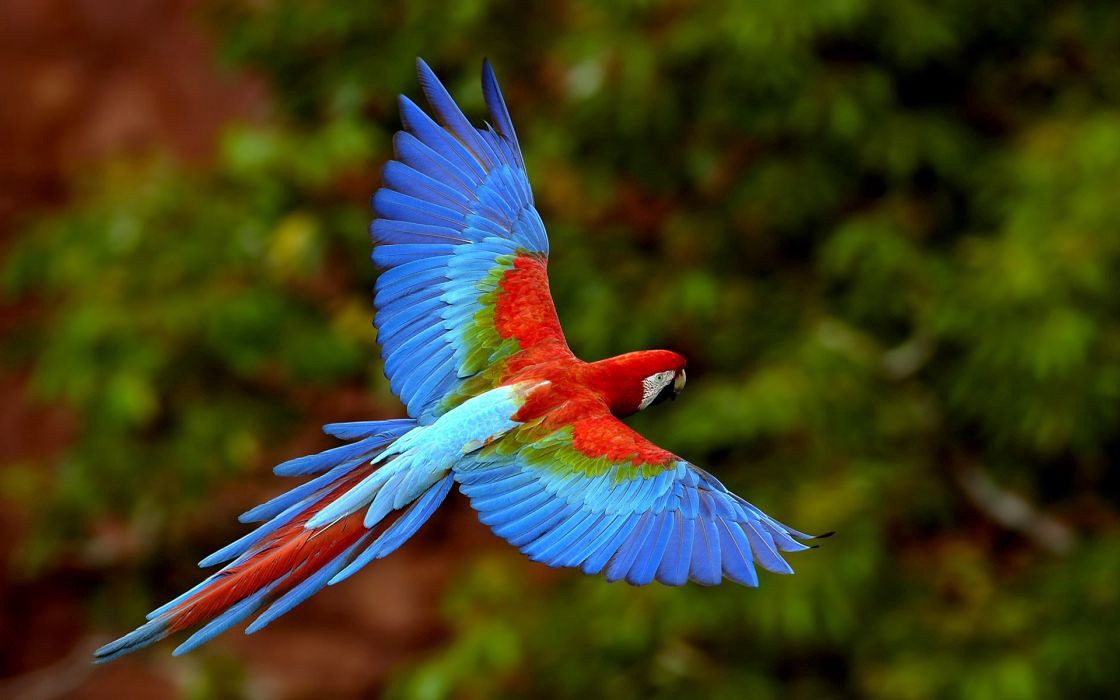
#> input picture image.jpeg, 1120 x 700 px
$ python main.py
#> lines starting #> are read from the running program, lines starting #| are printed output that depends on the picture
import cv2

# open image using cv
PATH = 'image.jpeg'      # your path
image = cv2.imread(PATH)
#> image is the input picture: shape (700, 1120, 3); mean B, G, R 28.9, 61, 63.5
# formula for negative image
L = 256   # Number of Levels
negativeImage = (L-1)-image  # negative image
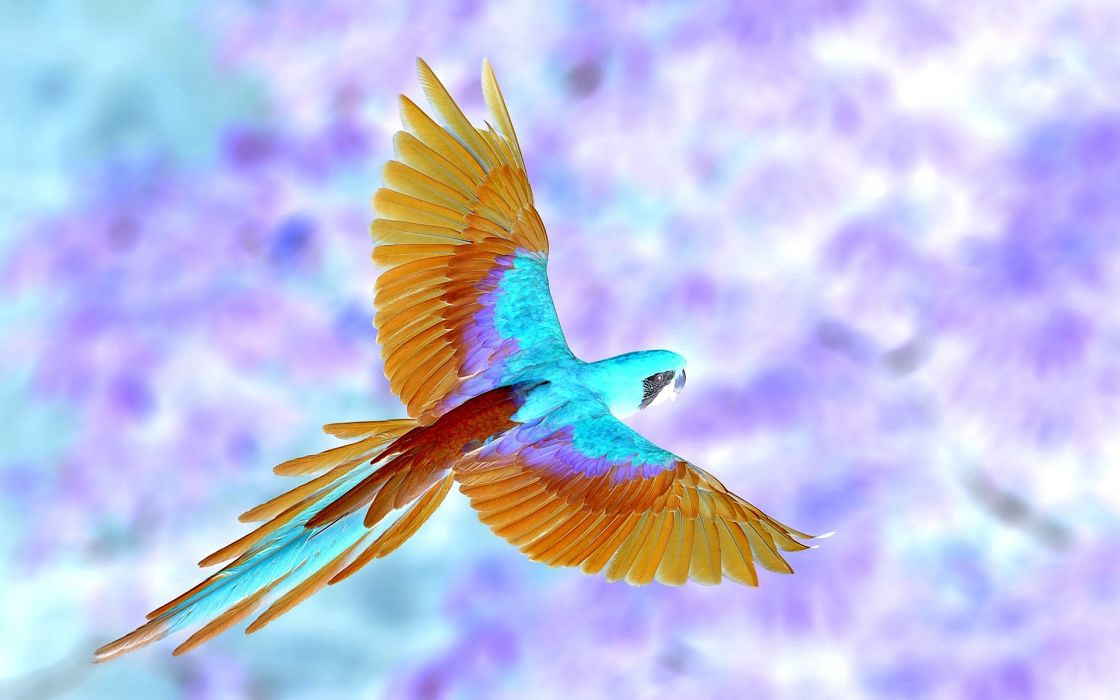
#> negativeImage: shape (700, 1120, 3); mean B, G, R 226.1, 194, 191.5
# showing negative image
cv2.imshow('Original Image', image)
cv2.imshow('Negative image', negativeImage)

cv2.waitKey(0)
cv2.destroyAllWindows()
